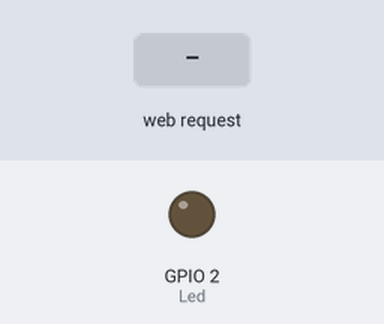
Bench run of a sketch on a simulated ESP32. On the bench: output pins drawn as LEDs (lit = HIGH). The test bench sets the inputs (shaded band). Storage starts empty; what the sketch prints to the serial monitor is not drawn.

Above: at 1.2 s.
1.3 s: HTTP request GET /led/on received
At 1.9 s:
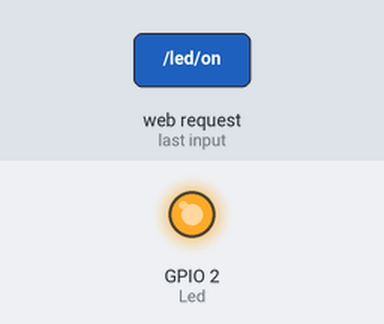
2.8 s: HTTP request GET /led/off received
At 4.2 s:
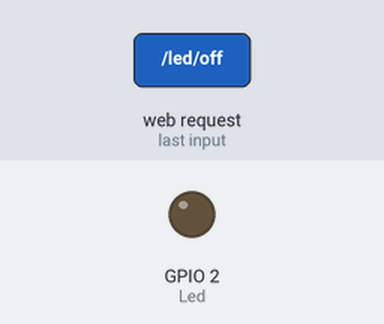
Timing chart, 0 to 5.8 s (numbered marks = the images above; inputs shaded):
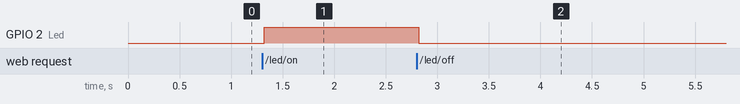

The sketch:

SPIFFS.ino
```cpp
#include <WiFi.h>
#include <ESPAsyncWebServer.h>
#include "SPIFFS.h"

#define Led 2

AsyncWebServer server(80);

void notFound(AsyncWebServerRequest *request)
{
  request->send(404, "text/plain", "Página no encontrada");
}

void setup(void)
{

  Serial.begin(115200);
  pinMode(Led, OUTPUT);


  WiFi.softAP("PuntoAcceso", "");
  Serial.println("softAP");
  Serial.println("");
  Serial.println(WiFi.softAPIP());

  // Initialize SPIFFS
  if(!SPIFFS.begin(true)){
    Serial.println("A ocurrido un error al montando SPIFFS");
    return;
  }

  server.on("/", HTTP_GET, [](AsyncWebServerRequest * request){
    request->send(SPIFFS, "/index.html", "text/html");
  });

   server.on("/led/on", HTTP_GET, [](AsyncWebServerRequest * request)
  {
    digitalWrite(Led, HIGH);
  request->send(SPIFFS, "/index.html", "text/html");
  });

  server.on("/led/off", HTTP_GET, [](AsyncWebServerRequest * request)
  {
    digitalWrite(Led, LOW);
  request->send(SPIFFS, "/index.html", "text/html");
  });

  server.onNotFound(notFound);

  server.begin();  // Finalmente inciamos el servidor
}


void loop(void)
{
}
```

Measured:
- after the input at 1.3 s, GPIO 2 (Led): LOW → HIGH at once
- after the input at 2.8 s, GPIO 2 (Led): HIGH → LOW at once
